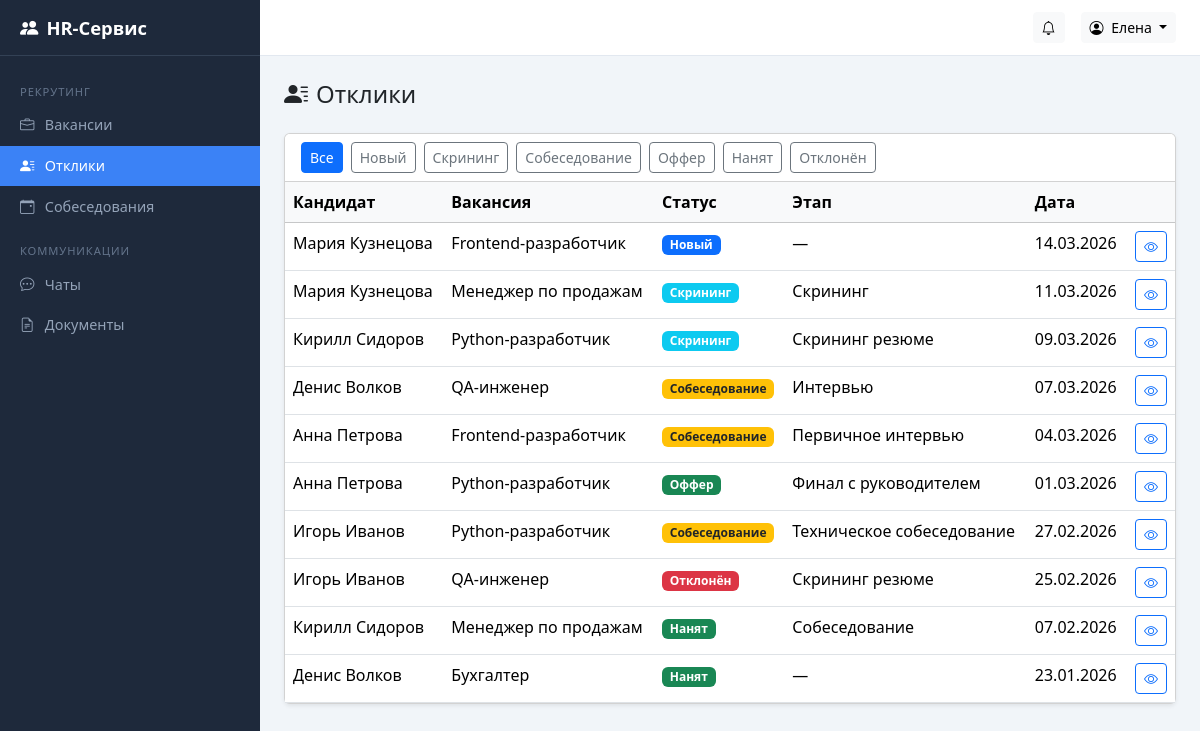
Page /vacancies/applications/ (signed in) on the committed database.
### accounts/models.py (models this page shows, shortened)
class User(AbstractUser):
    class Role(models.TextChoices):
        CANDIDATE = "candidate", "Кандидат"
        HR = "hr", "HR-специалист"
        DIRECTOR = "director", "Руководитель"
        ADMIN = "admin", "Администратор"
    role = models.CharField(
        "Роль", max_length=20, choices=Role.choices, default=Role.CANDIDATE
    )
    patronymic = models.CharField("Отчество", max_length=150, blank=True)
    phone = models.CharField("Телефон", max_length=20, blank=True)
    class Meta:
        verbose_name = "Пользователь"
        verbose_name_plural = "Пользователи"
    def __str__(self):
        return self.get_full_name() or self.username
    @property
    def is_candidate(self):
        return self.role == self.Role.CANDIDATE
    @property
    def is_admin_role(self):
        return self.role == self.Role.ADMIN
    @property
    def can_manage(self):
        return self.role in (self.Role.HR, self.Role.DIRECTOR, self.Role.ADMIN)
    @property
    def can_view_analytics(self):
        return self.role in (self.Role.DIRECTOR, self.Role.ADMIN)

### vacancies/models.py (models this page shows, shortened)
class Application(models.Model):
    class Status(models.TextChoices):
        NEW = "new", "Новый"
        SCREENING = "screening", "Скрининг"
        INTERVIEW = "interview", "Собеседование"
        OFFER = "offer", "Оффер"
        HIRED = "hired", "Нанят"
        REJECTED = "rejected", "Отклонён"
    vacancy = models.ForeignKey(
        Vacancy, on_delete=models.CASCADE, related_name="applications", verbose_name="Вакансия"
    )
    candidate = models.ForeignKey(
        settings.AUTH_USER_MODEL,
        on_delete=models.CASCADE,
        related_name="applications",
        verbose_name="Кандидат",
    )
    status = models.CharField(
        "Статус", max_length=20, choices=Status.choices, default=Status.NEW
    )
    current_stage = models.ForeignKey(
        InterviewStage,
        on_delete=models.SET_NULL,
        null=True,
        blank=True,
        verbose_name="Текущий этап",
    )
    applied_at = models.DateTimeField("Дата отклика", auto_now_add=True)
    class Meta:
        verbose_name = "Отклик"
        verbose_name_plural = "Отклики"
        ordering = ["-applied_at"]
        unique_together = ("vacancy", "candidate")

class Vacancy(models.Model):
    class Status(models.TextChoices):
        OPEN = "open", "Открыта"
        ON_HOLD = "on_hold", "Приостановлена"
        CLOSED = "closed", "Закрыта"
    title = models.CharField("Должность", max_length=255)
    description = models.TextField("Описание")
    department = models.CharField("Отдел", max_length=255)
    status = models.CharField(
        "Статус", max_length=20, choices=Status.choices, default=Status.OPEN
    )
    salary_from = models.PositiveIntegerField("Зарплата от", null=True, blank=True)
    salary_to = models.PositiveIntegerField("Зарплата до", null=True, blank=True)
    created_by = models.ForeignKey(
        settings.AUTH_USER_MODEL,
        on_delete=models.SET_NULL,
        null=True,
        verbose_name="Создал",
    )
    created_at = models.DateTimeField("Создана", auto_now_add=True)
    closed_at = models.DateTimeField("Закрыта", null=True, blank=True)
    class Meta:
        verbose_name = "Вакансия"
        verbose_name_plural = "Вакансии"
        ordering = ["-created_at"]

class InterviewStage(models.Model):
    vacancy = models.ForeignKey(
        Vacancy, on_delete=models.CASCADE, related_name="stages", verbose_name="Вакансия"
    )
    title = models.CharField("Название этапа", max_length=255)
    order = models.PositiveIntegerField("Порядок", default=0)
    description = models.TextField("Описание", blank=True)
    survey_template = models.ForeignKey(
        "chat.SurveyTemplate",
        on_delete=models.SET_NULL,
        null=True,
        blank=True,
        verbose_name="Шаблон опроса",
    )
    class Meta:
        verbose_name = "Этап собеседования"
        verbose_name_plural = "Этапы собеседований"
        ordering = ["order"]

### vacancies/views.py (the view)
# urls.py: path("applications/", views.application_list, name="application_list"),
@manager_required
def application_list(request):
    apps = Application.objects.select_related("vacancy", "candidate", "current_stage").all()
    status_filter = request.GET.get("status")
    if status_filter:
        apps = apps.filter(status=status_filter)
    return render(request, "vacancies/application_list.html", {
        "applications": apps,
        "status_filter": status_filter,
        "status_choices": Application.Status.choices,
    })

### templates/vacancies/application_list.html (shortened to what this page needs)
{% extends "base.html" %}
{% block content %}
<div class="d-flex justify-content-between align-items-center mb-4">
  <h4 class="mb-0"><i class="bi bi-person-lines-fill me-2"></i>Отклики</h4>
</div>
<div class="card shadow-sm">
  <div class="card-header bg-white d-flex gap-2 flex-wrap">
    <a href="{% url 'vacancies:application_list' %}"
       class="btn btn-sm {% if not status_filter %}btn-primary{% else %}btn-outline-secondary{% endif %}">Все</a>
    {% for value, label in status_choices %}
      <a href="?status={{ value }}"
         class="btn btn-sm {% if status_filter == value %}btn-primary{% else %}btn-outline-secondary{% endif %}">{{ label }}</a>
    {% endfor %}
  </div>
  <div class="table-responsive">
    <table class="table table-hover mb-0">
      <thead class="table-light">
        <tr><th>Кандидат</th><th>Вакансия</th><th>Статус</th><th>Этап</th><th>Дата</th><th></th></tr>
      </thead>
      <tbody>
        {% for a in applications %}
          <tr>
            <td>{{ a.candidate }}</td>
            <td>{{ a.vacancy.title }}</td>
            <td>
              {% if a.status == "new" %}<span class="badge bg-primary">Новый</span>
              {% elif a.status == "screening" %}<span class="badge bg-info">Скрининг</span>
              {% elif a.status == "interview" %}<span class="badge bg-warning text-dark">Собеседование</span>
              {% elif a.status == "offer" %}<span class="badge bg-success">Оффер</span>
              {% elif a.status == "hired" %}<span class="badge bg-success">Нанят</span>
              {% elif a.status == "rejected" %}<span class="badge bg-danger">Отклонён</span>
              {% endif %}
            </td>
            <td>{{ a.current_stage.title|default:"—" }}</td>
            <td>{{ a.applied_at|date:"d.m.Y" }}</td>
            <td class="text-end">
              <a href="{% url 'vacancies:application_detail' a.pk %}" class="btn btn-sm btn-outline-primary">
                <i class="bi bi-eye"></i>
              </a>
            </td>
          </tr>
        {% empty %}
          <tr><td colspan="6" class="text-center text-muted py-4">Откликов нет</td></tr>
        {% endfor %}
      </tbody>
    </table>
  </div>
</div>
{% endblock %}

### templates/base.html (shortened to what this page needs)
<!DOCTYPE html>
<html lang="ru">
<head>
  <link href="https://cdn.jsdelivr.net/npm/bootstrap@5.3.3/dist/css/bootstrap.min.css" rel="stylesheet">
  <link href="https://cdn.jsdelivr.net/npm/bootstrap-icons@1.11.3/font/bootstrap-icons.min.css" rel="stylesheet">
</head>
<body>
{% if user.is_authenticated %}
  <nav class="sidebar" id="sidebar">
    <div class="sidebar-brand">
      <i class="bi bi-people-fill me-2"></i> HR-Сервис
    </div>
    <div class="sidebar-nav">
      {% if user.can_manage %}
        <div class="nav-section">Рекрутинг</div>
        <a class="nav-link {% if request.resolver_match.app_name == 'vacancies' and 'application' not in request.resolver_match.url_name|default:'' and 'interview' not in request.resolver_match.url_name|default:'' %}active{% endif %}"
           href="{% url 'vacancies:vacancy_list' %}">
          <i class="bi bi-briefcase"></i> Вакансии
        </a>
        <a class="nav-link {% if request.resolver_match.url_name == 'application_list' %}active{% endif %}"
           href="{% url 'vacancies:application_list' %}">
          <i class="bi bi-person-lines-fill"></i> Отклики
        </a>
        <a class="nav-link {% if 'interview' in request.resolver_match.url_name|default:'' %}active{% endif %}"
           href="{% url 'vacancies:interview_list' %}">
          <i class="bi bi-calendar-event"></i> Собеседования
        </a>
        <div class="nav-section">Коммуникации</div>
        <a class="nav-link {% if request.resolver_match.app_name == 'chat' %}active{% endif %}"
           href="{% url 'chat:room_list' %}">
          <i class="bi bi-chat-dots"></i> Чаты
        </a>
        <a class="nav-link {% if request.resolver_match.app_name == 'documents' %}active{% endif %}"
           href="{% url 'documents:document_list' %}">
          <i class="bi bi-file-earmark-text"></i> Документы
        </a>
      {% endif %}
    </div>
  </nav>
  <div class="topbar">
    <div class="ms-auto d-flex align-items-center gap-3">
      {% if user.can_manage or user.is_candidate %}
      <a href="{% url 'vacancies:notification_list' %}" class="btn btn-light btn-sm position-relative">
        <i class="bi bi-bell"></i>
      </a>
      {% endif %}
      <div class="dropdown">
        <button class="btn btn-light btn-sm dropdown-toggle" data-bs-toggle="dropdown">
          <i class="bi bi-person-circle me-1"></i> {{ user.get_short_name|default:user.username }}
        </button>
      </div>
    </div>
  </div>
  <main class="main-content">
    {% block content %}{% endblock %}
  </main>
{% else %}
  {% block anonymous_content %}{% endblock %}
{% endif %}
</body>
</html>

### templates/base.html (style rules this page uses)
:root { --sidebar-width: 260px; --sidebar-bg: #1e293b; --sidebar-hover: #334155; --sidebar-active: #3b82f6; --topbar-height: 56px; }
body { background: #f1f5f9; }
.sidebar { position: fixed; top: 0; left: 0; bottom: 0; width: var(--sidebar-width); background: var(--sidebar-bg); color: #cbd5e1; overflow-y: auto; z-index: 1030; transition: transform .2s; }
.sidebar-brand { height: var(--topbar-height); display: flex; align-items: center; padding: 0 1.25rem; font-size: 1.15rem; font-weight: 600; color: #fff; border-bottom: 1px solid #334155; }
.sidebar-nav { padding: .75rem 0; }
.sidebar-nav .nav-link { color: #94a3b8; padding: .6rem 1.25rem; display: flex; align-items: center; gap: .65rem; font-size: .9rem; border-radius: 0; transition: background .15s, color .15s; }
.sidebar-nav .nav-link.active { background: var(--sidebar-active); color: #fff; }
.sidebar-nav .nav-section { padding: .5rem 1.25rem .25rem; font-size: .7rem; text-transform: uppercase; letter-spacing: .08em; color: #64748b; margin-top: .5rem; }
.topbar { position: fixed; top: 0; left: var(--sidebar-width); right: 0; height: var(--topbar-height); background: #fff; border-bottom: 1px solid #e2e8f0; display: flex; align-items: center; padding: 0 1.5rem; z-index: 1020; }
.main-content { margin-left: var(--sidebar-width); margin-top: var(--topbar-height); padding: 1.5rem; min-height: calc(100vh - var(--topbar-height)); }

### rows in the picture
User: get_short_name "Елена"
Application: candidate "Мария Кузнецова", vacancy "Frontend-разработчик", status "Новый", current_stage "—", applied_at "14.03.2026"
Application: candidate "Мария Кузнецова", vacancy "Менеджер по продажам", status "Скрининг", current_stage "Скрининг", applied_at "11.03.2026"
Application: candidate "Кирилл Сидоров", vacancy "Python-разработчик", status "Скрининг", current_stage "Скрининг резюме", applied_at "09.03.2026"
Application: candidate "Денис Волков", vacancy "QA-инженер", status "Собеседование", current_stage "Интервью", applied_at "07.03.2026"
Application: candidate "Анна Петрова", vacancy "Frontend-разработчик", status "Собеседование", current_stage "Первичное интервью", applied_at "04.03.2026"
Application: candidate "Анна Петрова", vacancy "Python-разработчик", status "Оффер", current_stage "Финал с руководителем", applied_at "01.03.2026"
Application: candidate "Игорь Иванов", vacancy "Python-разработчик", status "Собеседование", current_stage "Техническое собеседование", applied_at "27.02.2026"
Application: candidate "Игорь Иванов", vacancy "QA-инженер", status "Отклонён", current_stage "Скрининг резюме", applied_at "25.02.2026"
Application: candidate "Кирилл Сидоров", vacancy "Менеджер по продажам", status "Нанят", current_stage "Собеседование", applied_at "07.02.2026"
Application: candidate "Денис Волков", vacancy "Бухгалтер", status "Нанят", current_stage "—", applied_at "23.01.2026"

### other values in the picture
{{ label }} "Новый" "Скрининг" "Собеседование" "Оффер" "Нанят" "Отклонён"
